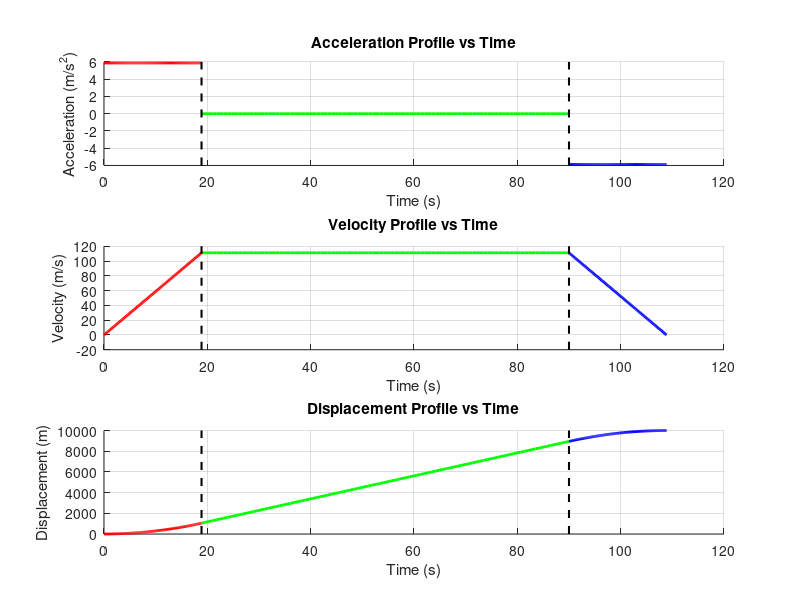

MATLAB code to generate this figure:
A_MAX = 5.886;
V_MAX = 400 / 3600 * 1000;
D_MAX = 10000;

a1 = A_MAX;
a2 = 0;
a3 = -A_MAX;

t1 = V_MAX / a1;
t2 = (D_MAX / V_MAX) - t1;
t3 = t1;

% Create time vectors for each phase
time1 = linspace(0, t1, 100);
time2 = linspace(t1, t1 + t2, 100);
time3 = linspace(t1 + t2, t1 + t2 + t3, 100);

% Create acceleration for each phase
accel1 = a1 * ones(size(time1));
accel2 = a2 * ones(size(time2));
accel3 = a3 * ones(size(time3));

% Create velocity for each phase
vel1 = cumtrapz(time1, accel1);
vel2 = vel1(end) + cumtrapz(time2, accel2);
vel3 = vel2(end) + cumtrapz(time3, accel3);

% Create displacement for each phase
pos1 = cumtrapz(time1, vel1);
pos2 = pos1(end) + cumtrapz(time2, vel2);
pos3 = pos2(end) + cumtrapz(time3, vel3);

% Plot
figure;

% Acceleration subplot
subplot(3, 1, 1);
hold on;
plot(time1, accel1, 'r', 'LineWidth', 2);
plot(time2, accel2, 'g', 'LineWidth', 2);
plot(time3, accel3, 'b', 'LineWidth', 2);
plot([t1, t1], ylim, '--k', 'LineWidth', 1.5);
plot([t1 + t2, t1 + t2], ylim, '--k', 'LineWidth', 1.5);
grid on;
xlabel('Time (s)');
ylabel('Acceleration (m/s^2)');
title('Acceleration Profile vs Time');

% Velocity subplot
subplot(3, 1, 2);
hold on;
plot(time1, vel1, 'r', 'LineWidth', 2);
plot(time2, vel2, 'g', 'LineWidth', 2);
plot(time3, vel3, 'b', 'LineWidth', 2);
plot([t1, t1], ylim, '--k', 'LineWidth', 1.5);
plot([t1 + t2, t1 + t2], ylim, '--k', 'LineWidth', 1.5);
grid on;
xlabel('Time (s)');
ylabel('Velocity (m/s)');
title('Velocity Profile vs Time');

% Displacement subplot
subplot(3, 1, 3);
hold on;
plot(time1, pos1, 'r', 'LineWidth', 2);
plot(time2, pos2, 'g', 'LineWidth', 2);
plot(time3, pos3, 'b', 'LineWidth', 2);
plot([t1, t1], ylim, '--k', 'LineWidth', 1.5);
plot([t1 + t2, t1 + t2], ylim, '--k', 'LineWidth', 1.5);
grid on;
xlabel('Time (s)');
ylabel('Displacement (m)');
title('Displacement Profile vs Time');
